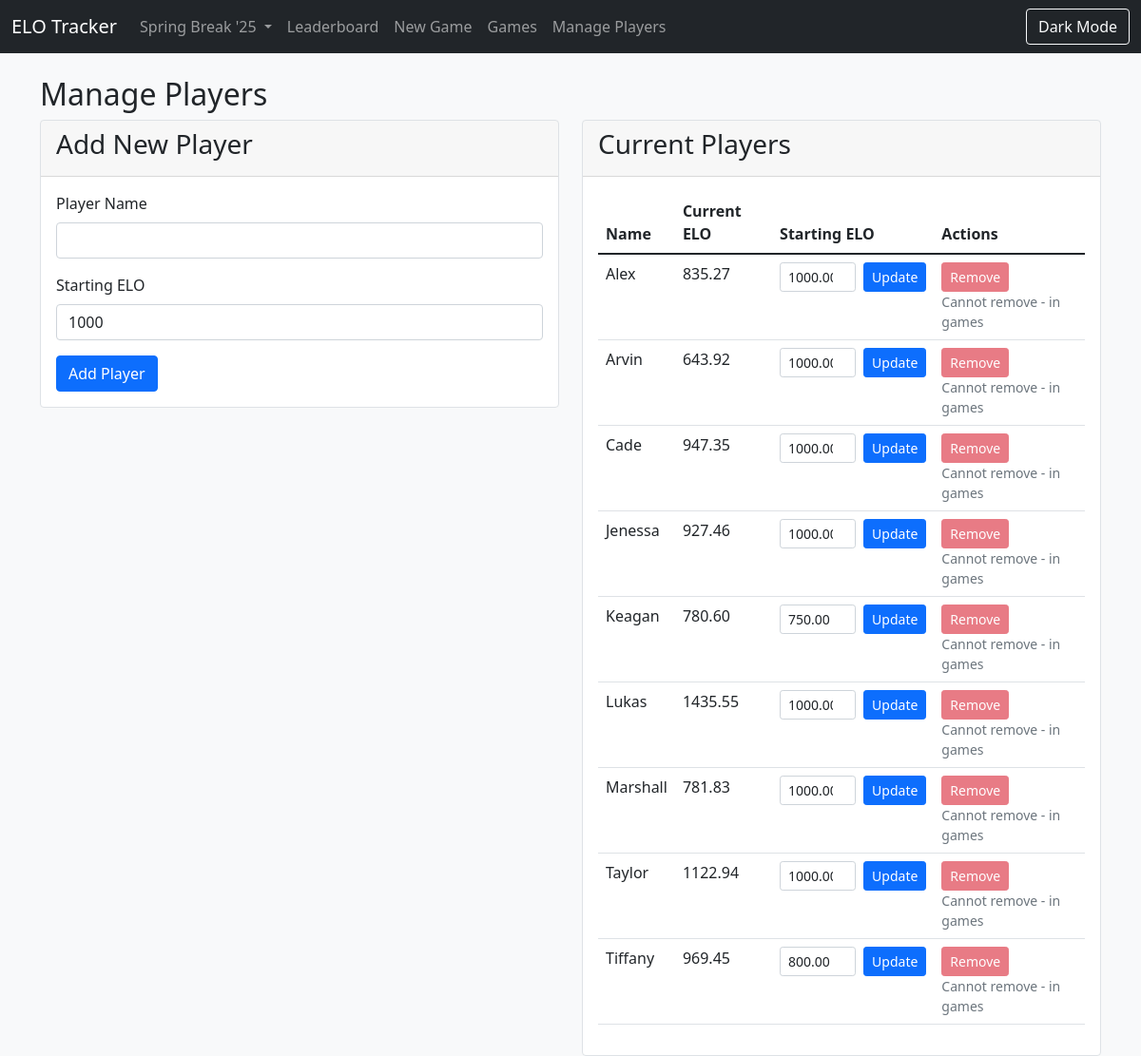
/manage_players, run on the app's committed database.
### models.py (models this page shows)
class Series(db.Model):
    id = db.Column(db.Integer, primary_key=True)
    name = db.Column(db.String(80), nullable=False)
    description = db.Column(db.String(200))
    created_at = db.Column(db.DateTime, default=datetime.utcnow)
    players = db.relationship('Player', backref='series', lazy=True, cascade="all, delete-orphan")
    games = db.relationship('Game', backref='series', lazy=True, cascade="all, delete-orphan")

class Player(db.Model):
    id = db.Column(db.Integer, primary_key=True)
    name = db.Column(db.String(80), nullable=False)
    elo = db.Column(db.Float, default=1000)
    starting_elo = db.Column(db.Float, default=1000)
    series_id = db.Column(db.Integer, db.ForeignKey('series.id'), nullable=False)
    __table_args__ = (db.UniqueConstraint('name', 'series_id', name='unique_player_per_series'),)

### app.py (the view, shortened to what this page needs)
@app.route('/manage_players', methods=['GET', 'POST'])
def manage_players():
    series_id = session.get('current_series_id')
    current_series = Series.query.get(series_id)
    error_message = None
    success_message = None
    players = Player.query.filter_by(series_id=series_id).order_by(Player.name).all()
    player_in_games = {}
    games = Game.query.filter_by(series_id=series_id).all()
    for player in players:
        player_in_games[player.id] = False
        for game in games:
            team1_ids = game.team1_players.split(',')
            team2_ids = game.team2_players.split(',')
            if str(player.id) in team1_ids or str(player.id) in team2_ids:
                player_in_games[player.id] = True
                break
    all_series = Series.query.all()
    return render_template('manage_players.html',
                          players=players,
                          player_in_games=player_in_games,
                          error_message=error_message,
                          success_message=success_message,
                          current_series=current_series,
                          all_series=all_series)

### app.py (called while the page is built)
@app.before_request
def ensure_series_selected():
    if request.endpoint in ['static']:
        return
    if Series.query.count() == 0:
        default_series = Series(name="Default Series", description="Initial ranking series")
        db.session.add(default_series)
        db.session.commit()
    if 'current_series_id' not in session:
        default_series = Series.query.first()
        session['current_series_id'] = default_series.id

### templates/manage_players.html (shortened to what this page needs)
{% extends "base.html" %}
{% block content %}
<h2>Manage Players</h2>
<div class="row">
    <div class="col-md-6">
        <div class="card mb-4">
            <div class="card-header">
                <h3>Add New Player</h3>
            </div>
            <div class="card-body">
                <form method="POST">
                    <div class="mb-3">
                        <label for="player_name" class="form-label">Player Name</label>
                        <input type="text" class="form-control" id="player_name" name="player_name" required>
                    </div>
                    <div class="mb-3">
                        <label for="starting_elo" class="form-label">Starting ELO</label>
                        <input type="number" class="form-control" id="starting_elo" name="starting_elo" value="1000" step="0.01">
                    </div>
                    <button type="submit" name="add_player" value="1" class="btn btn-primary">Add Player</button>
                </form>
            </div>
        </div>
    </div>
    <div class="col-md-6">
        <div class="card">
            <div class="card-header">
                <h3>Current Players</h3>
            </div>
            <div class="card-body">
                <table class="table">
                    <thead>
                        <tr>
                            <th>Name</th>
                            <th>Current ELO</th>
                            <th>Starting ELO</th>
                            <th>Actions</th>
                        </tr>
                    </thead>
                    <tbody>
                        {% for player in players %}
                        <tr>
                            <td>{{ player.name }}</td>
                            <td>{{ "%.2f"|format(player.elo) }}</td>
                            <td>
                                <form method="POST" class="d-flex align-items-center">
                                    <input type="number" name="new_starting_elo" class="form-control form-control-sm me-2"
                                           value="{{ "%.2f"|format(player.starting_elo) }}" step="0.01" style="width: 80px;">
                                    <button type="submit" name="edit_starting_elo" value="1" class="btn btn-sm btn-primary">
                                        Update
                                    </button>
                                </form>
                            </td>
                            <td>
                                <form method="POST" class="d-inline">
                                    <button type="submit" name="remove_player" value="1" class="btn btn-sm btn-danger"
                                            {% if player_in_games[player.id] %}disabled{% endif %}
                                            onclick="return confirm('Are you sure you want to remove {{ player.name }}?')">
                                        Remove
                                    </button>
                                </form>
                                {% if player_in_games[player.id] %}
                                <small class="text-muted d-block">Cannot remove - in games</small>
                                {% endif %}
                            </td>
                        </tr>
                        {% endfor %}
                    </tbody>
                </table>
            </div>
        </div>
    </div>
</div>
{% endblock %}

### templates/base.html (shortened to what this page needs)
<!DOCTYPE html>
<html>
<head>
    <link href="https://cdn.jsdelivr.net/npm/bootstrap@5.1.3/dist/css/bootstrap.min.css" rel="stylesheet">
    <link rel="stylesheet" href="https://cdn.jsdelivr.net/npm/bootstrap-icons@1.8.0/font/bootstrap-icons.css">
    <link rel="stylesheet" href="https://code.jquery.com/ui/1.13.1/themes/base/jquery-ui.css">
</head>
<body class="light-mode">
    <nav class="navbar navbar-expand-lg navbar-dark bg-dark">
        <div class="container-fluid">
            <a class="navbar-brand" href="{{ url_for('index') }}">ELO Tracker</a>
            <div class="collapse navbar-collapse" id="navbarNav">
                <ul class="navbar-nav me-auto">
                    <li class="nav-item dropdown">
                        <a class="nav-link dropdown-toggle" href="#" id="seriesDropdown" role="button"
                           data-bs-toggle="dropdown" aria-expanded="false">
                            {% if current_series %}
                                {{ current_series.name }}
                            {% else %}
                                Select Series
                            {% endif %}
                        </a>
                    </li>
                    <li class="nav-item">
                        <a class="nav-link" href="{{ url_for('index') }}">Leaderboard</a>
                    </li>
                    <li class="nav-item">
                        <a class="nav-link" href="{{ url_for('new_game') }}">New Game</a>
                    </li>
                    <li class="nav-item">
                        <a class="nav-link" href="{{ url_for('games') }}">Games</a>
                    </li>
                    <li class="nav-item">
                        <a class="nav-link" href="{{ url_for('manage_players') }}">Manage Players</a>
                    </li>
                </ul>
                <div class="d-flex">
                    <button id="theme-toggle" class="btn btn-outline-light">
                        <span>Dark Mode</span>
                    </button>
                </div>
            </div>
        </div>
    </nav>
    <div class="container mt-4">
        {% block content %}{% endblock %}
    </div>
</body>
</html>

### templates/base.html (style rules this page uses)
:root { --light-bg-color: #f8f9fa; --light-text-color: #212529; --light-card-bg: #ffffff; --light-border-color: #dee2e6; --light-table-hover: rgba(0, 0, 0, 0.075); --dark-bg-color: #222; --dark-text-color: #f8f9fa; --dark-card-bg: #333; --dark-border-color: #444; --dark-table-hover: rgba(255, 255, 255, 0.075); }
body.light-mode { background-color: var(--light-bg-color); color: var(--light-text-color); }
body.light-mode .card { background-color: var(--light-card-bg); border-color: var(--light-border-color); }
body.light-mode .table { color: var(--light-text-color); }

### data on the page
Series: name "Spring Break '25"
Player: name "Alex", elo "835.27", new_starting_elo "1000.00", shows "Cannot remove - in games"
Player: name "Arvin", elo "643.92", new_starting_elo "1000.00", shows "Cannot remove - in games"
Player: name "Cade", elo "947.35", new_starting_elo "1000.00", shows "Cannot remove - in games"
Player: name "Jenessa", elo "927.46", new_starting_elo "1000.00", shows "Cannot remove - in games"
Player: name "Keagan", elo "780.60", new_starting_elo "750.00", shows "Cannot remove - in games"
Player: name "Lukas", elo "1435.55", new_starting_elo "1000.00", shows "Cannot remove - in games"
Player: name "Marshall", elo "781.83", new_starting_elo "1000.00", shows "Cannot remove - in games"
Player: name "Taylor", elo "1122.94", new_starting_elo "1000.00", shows "Cannot remove - in games"
Player: name "Tiffany", elo "969.45", new_starting_elo "800.00", shows "Cannot remove - in games"
